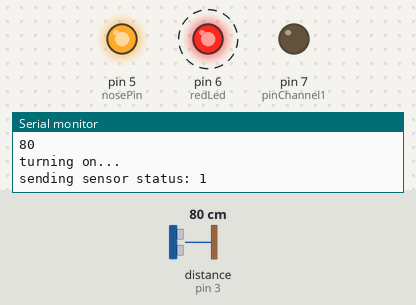
Bench run of a sketch on a simulated Arduino Uno, built with avr-gcc and run on an emulated ATmega328P. Parts: output pins drawn as LEDs (lit = HIGH), the last lines printed to the serial monitor. Wiring (inferred from the names in the program): ultrasonic range finder: trigger pin 4; echo pin 3. Dashed ring = blinking. The test bench sets the inputs (shaded band); at power-on: distance to the obstacle (sensor on pin 3) 80 cm. The echo pulse lasts 58.3 µs per cm; pins used as bus, display or sensor lines are not drawn.

Above: at 2.2 s.
2.3 s: distance to the obstacle (sensor on pin 3) set to 85 cm
5.8 s: distance to the obstacle (sensor on pin 3) set to 94 cm
At 7.0 s:
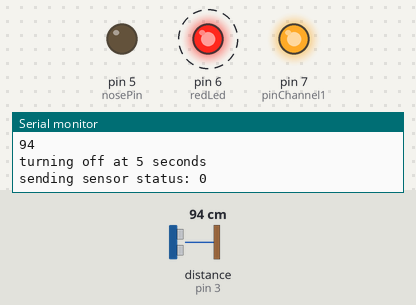
9.3 s: distance to the obstacle (sensor on pin 3) set to 2 cm
At 10.41 s:
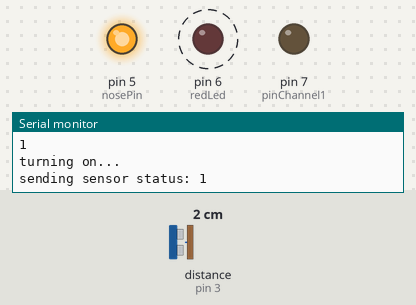
14.3 s: distance to the obstacle (sensor on pin 3) set to 120 cm
At 14.78 s:
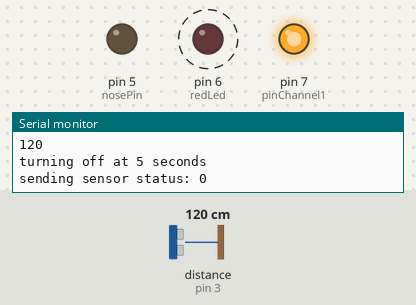
Timing chart, 0 to 20.3 s (numbered marks = the images above; inputs shaded):
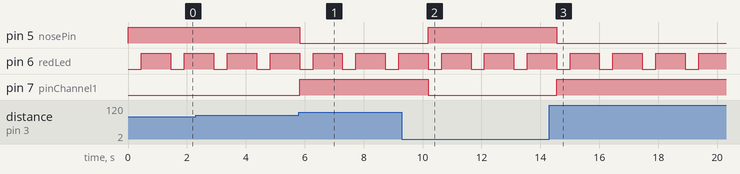

The sketch:

SensorStateStation.ino
```cpp
//Constants

#include <RCSwitch.h>

const int pinTrigger = 4;
const int pinEcho = 3; // The echo pin must to have PWM support
const int nosePin = 5;
const int pinChannel1 = 7;
const int takeTime = 5;
const int timeUnit = 1000;
const int pintTransmitter = 9;
const int redLed = 6;
int sensorState = 0;

const int arduinoId = 20;


boolean state = false;

//Threshold to activate in cms
const int perimeter = 90;

RCSwitch mySwitch = RCSwitch();

long microsecondsToCm(long microseconds){
  return microseconds / 29 / 2 ;
}

void turnOn()
{
	digitalWrite(nosePin, HIGH);
	digitalWrite(pinChannel1, LOW);
}

void turnOff()
{
	digitalWrite(nosePin, LOW);
	digitalWrite(pinChannel1, HIGH);
}

void sendStatus(){
	Serial.print("sending sensor status: ");
	Serial.println(sensorState);
	mySwitch.send(arduinoId + sensorState ,12);
        //mySwitch.sendTriState("from 2");
	digitalWrite(redLed, HIGH);

}

void setup()
{
	Serial.begin(9600);
	pinMode(pinTrigger, OUTPUT);
	pinMode(nosePin, OUTPUT);
	pinMode(pinChannel1, OUTPUT);
    pinMode(redLed, OUTPUT);
    digitalWrite(nosePin, LOW);
    digitalWrite(pinChannel1, HIGH);

    mySwitch.enableTransmit(pintTransmitter);
}

void loop()
{
	long duration , cm;
	digitalWrite(redLed, LOW);

  	pinMode(pinTrigger, OUTPUT);
  	digitalWrite(pinTrigger, LOW);
  	delayMicroseconds(2);
  	digitalWrite(pinTrigger,HIGH);
  	delayMicroseconds(10);
  	digitalWrite(pinTrigger, LOW);

	pinMode(pinEcho, INPUT);
  	duration = pulseIn(pinEcho, HIGH);
  	cm = microsecondsToCm(duration);

  	Serial.println(cm);

  	//Desicion

  	if(cm >= perimeter)
  	{
  	  Serial.print("turning off at ");
      Serial.print(takeTime);
      Serial.println(" seconds");
  		turnOff();
  		sensorState = 0 ;
  	} else {
  		Serial.println("turning on...");
  		turnOn();
  		sensorState = 1 ;
  	}
  	sendStatus();
    delay(timeUnit);
}
```

Measured:
- the behaviour switches between 89 and 90 cm on distance to the obstacle (sensor on pin 3) (found by bisection; images 0 and 1)
- after the input at 5.8 s, pin 5 (nosePin): HIGH → LOW at once; pin 7 (pinChannel1): LOW → HIGH at once
- after the input at 9.3 s, pin 5 (nosePin): LOW → HIGH after 0.89 s; pin 7 (pinChannel1): HIGH → LOW after 0.89 s
- after the input at 14.3 s, pin 5 (nosePin): HIGH → LOW after 0.26 s; pin 7 (pinChannel1): LOW → HIGH after 0.26 s
- by itself, pin 6 (redLed): alternates HIGH for 1.0 s and LOW for 0.46 s
